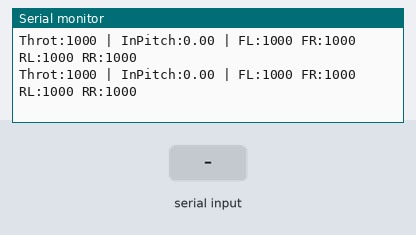
Bench run of a sketch on a simulated ESP32. Parts: the last lines printed to the serial monitor. The inputs (shaded band) are chosen by the test bench.

Above: at 1.2 s.
1.3 s: "t90\n" received over Serial
At 1.33 s:
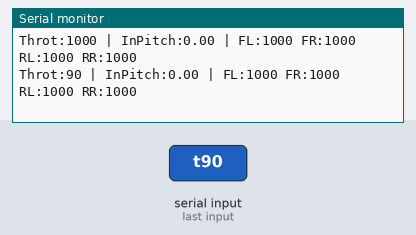
2.8 s: "t,45\n" received over Serial
At 2.85 s:
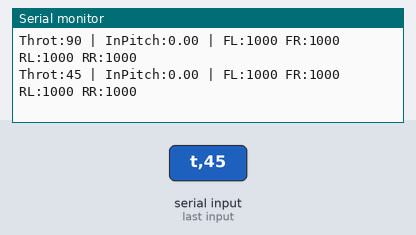
Timing chart, 0 to 5.8 s (numbered marks = the images above; inputs shaded):
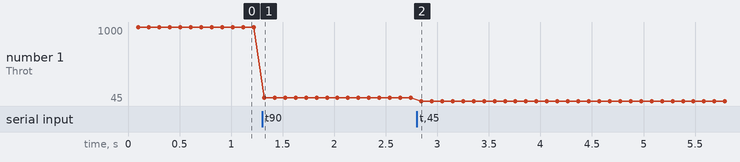

The sketch:

motor_mixer_pid.ino
```cpp
#include <ESP32Servo.h>

// #define ENABLE_MOTORS

#define PIN_FL 5   // Front Left
#define PIN_FR 18  // Front Right
#define PIN_RL 19  // Rear Left
#define PIN_RR 15  // Rear Right

float Kp = 1.0;
float Ki = 0.02;
float Kd = 20.0;


Servo ESC_FL, ESC_FR, ESC_RL, ESC_RR;

float errRoll, integralRoll = 0, prevErrRoll = 0;
float errPitch, integralPitch = 0, prevErrPitch = 0;
float errYaw, integralYaw = 0, prevErrYaw = 0;

int throttle = 1000; // Min throttle
float setpointRoll = 0, inputRoll = 0;
float setpointPitch = 0, inputPitch = 0;
float setpointYaw = 0, inputYaw = 0;

float calculatePID(float setpoint, float input, float &prevErr, float &integral) {
  float error = setpoint - input;
  integral += error;
  float derivative = error - prevErr;
  prevErr = error;

  integral = constrain(integral, -100, 100);

  return (Kp * error) + (Ki * integral) + (Kd * derivative);
}

void setup() {
  Serial.begin(115200);
  Serial.println("=== DRONE MIXER & PID TESTER ===");
  Serial.println("Commands:");
  Serial.println("  t <1000-2000>  : Set Throttle");
  Serial.println("  p <angle>      : Set Pitch Error (simulate tilt)");
  Serial.println("  r <angle>      : Set Roll Error");
  Serial.println("  y <angle>      : Set Yaw Error");
  Serial.println("Example: 't 1300' to set throttle, 'p 10' to simulate pitching forward");

  #ifdef ENABLE_MOTORS
    ESC_FL.attach(PIN_FL, 1000, 2000);
    ESC_FR.attach(PIN_FR, 1000, 2000);
    ESC_RL.attach(PIN_RL, 1000, 2000);
    ESC_RR.attach(PIN_RR, 1000, 2000);

    Serial.println("Arming ESCs...");
    ESC_FL.writeMicroseconds(1000);
    ESC_FR.writeMicroseconds(1000);
    ESC_RL.writeMicroseconds(1000);
    ESC_RR.writeMicroseconds(1000);
    delay(2000);
    Serial.println("ESCs Arming Complete (if powered).");
  #else
    Serial.println("MOTORS DISABLED (Safe Mode). Output only to Serial.");
  #endif
}

void loop() {
  if (Serial.available()) {
    char cmd = Serial.read();
    float val = Serial.parseFloat();

    switch(cmd) {
      case 't': throttle = val; break;
      case 'p': inputPitch = val; break;
      case 'r': inputRoll = val; break;
      case 'y': inputYaw = val; break;
    }
    while(Serial.available()) Serial.read();
  }

  float pidRoll = calculatePID(0, inputRoll, prevErrRoll, integralRoll);
  float pidPitch = calculatePID(0, inputPitch, prevErrPitch, integralPitch);
  float pidYaw = calculatePID(0, inputYaw, prevErrYaw, integralYaw);

  // Motor Mixing
  // Formula:
  // FL = Thrust + Roll + Pitch - Yaw
  // FR = Thrust - Roll + Pitch + Yaw
  // RL = Thrust + Roll - Pitch + Yaw
  // RR = Thrust - Roll - Pitch - Yaw

  int pwm_FL = throttle + pidRoll + pidPitch + pidYaw; // CW or CCW depending on definition
  int pwm_FR = throttle - pidRoll + pidPitch - pidYaw;
  int pwm_RL = throttle + pidRoll - pidPitch - pidYaw;
  int pwm_RR = throttle - pidRoll - pidPitch + pidYaw;

  // Constrain to ESC limits
  pwm_FL = constrain(pwm_FL, 1000, 2000);
  pwm_FR = constrain(pwm_FR, 1000, 2000);
  pwm_RL = constrain(pwm_RL, 1000, 2000);
  pwm_RR = constrain(pwm_RR, 1000, 2000);

  // Safety: If throttle is low, don't spin motors regardless of PID
  if (throttle < 1050) {
    pwm_FL = pwm_FR = pwm_RL = pwm_RR = 1000;
    // Reset integral to prevent accumulation while idle
    integralRoll = integralPitch = integralYaw = 0;
  }

  // Output to Motors
  #ifdef ENABLE_MOTORS
    ESC_FL.writeMicroseconds(pwm_FL);
    ESC_FR.writeMicroseconds(pwm_FR);
    ESC_RL.writeMicroseconds(pwm_RL);
    ESC_RR.writeMicroseconds(pwm_RR);
  #endif

  static unsigned long lastPrint = 0;
  if (millis() - lastPrint > 100) {
    Serial.print("Throt:"); Serial.print(throttle);
    Serial.print(" | InPitch:"); Serial.print(inputPitch);
    Serial.print(" | FL:"); Serial.print(pwm_FL);
    Serial.print(" FR:"); Serial.print(pwm_FR);
    Serial.print(" RL:"); Serial.print(pwm_RL);
    Serial.print(" RR:"); Serial.println(pwm_RR);
    lastPrint = millis();
  }
}
```

Measured:
- after the input at 1.3 s, the serial monitor: prints a new line at once (image 1)
- after the input at 2.8 s, the serial monitor: prints a new line at once (image 2)
- plotted number 1: 1000 → 90 after the input at 1.3 s, 90 → 45 after the input at 2.8 s
